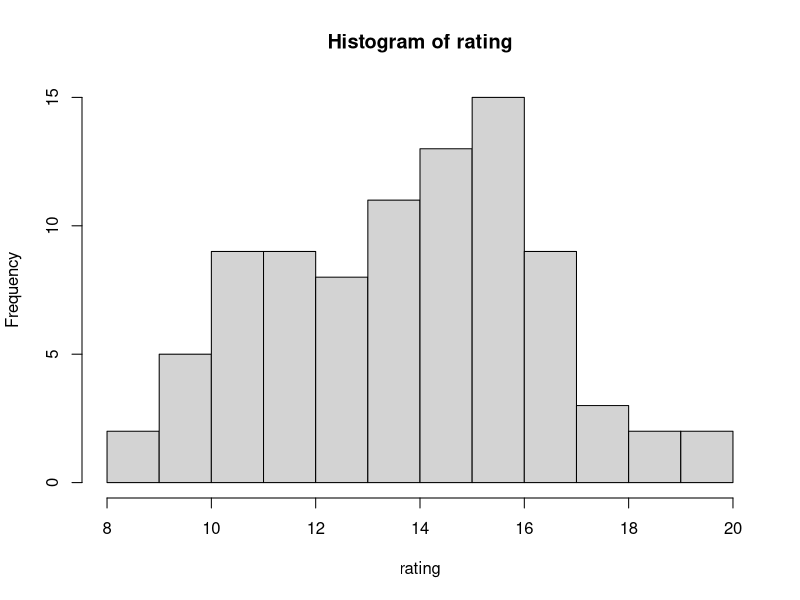
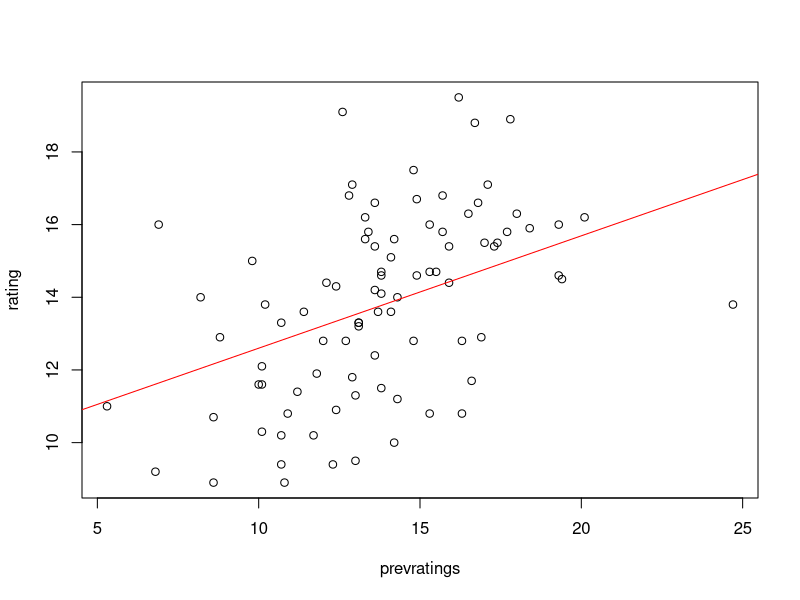
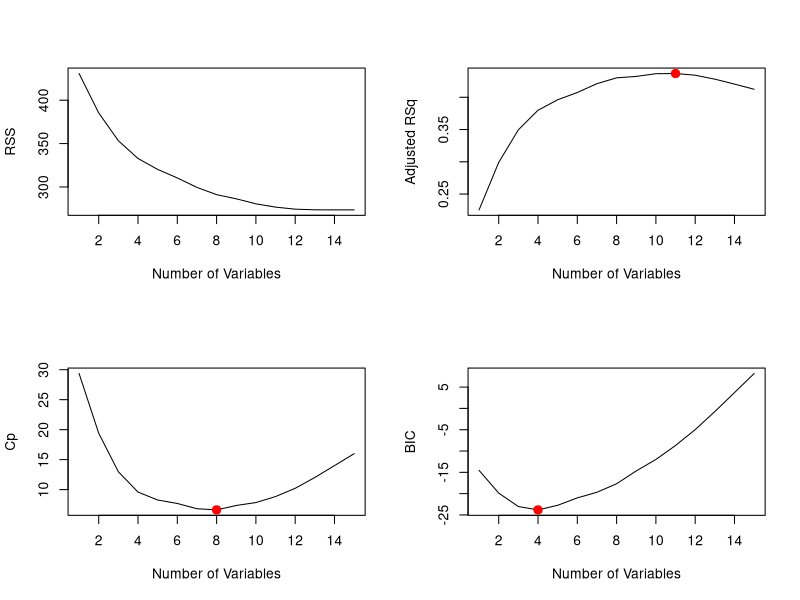

Source code (R) for these figures, in order: (Note: this script raises an error after producing the figures.)
## ---- chunk 1
knitr::opts_chunk$set(echo = TRUE)

## ---- chunk 2
rm(list =ls())
set.seed(1)
CBC = read.csv(file = "02 - Dati per caso Colonial Broadcasting.csv", header=T)
attach(CBC)
## ---- chunk 3
dim(CBC)
## ---- chunk 4
names(CBC)
## ---- chunk 5
head(CBC)
## ---- chunk 6
sum(is.na(rating))
## ---- chunk 7
hist(rating)
mean(rating)
## ---- chunk 8
train=sample(88,88*0.7)
## ---- chunk 9
lm.fit=lm(rating~prevratings,data=CBC,subset=train)
## ---- chunk 10
summary(lm.fit)
## ---- chunk 11
plot(prevratings, rating)
abline(lm.fit, col="red")
## ---- chunk 12
mean((rating-predict(lm.fit,CBC))[-train]^2)
## ---- chunk 13
lm.fit2=lm(rating~poly(prevratings,2),data=CBC,subset=train)
mean((rating-predict(lm.fit2,CBC))[-train]^2) #l'errore diminuisce
summary(lm.fit2)$r.squared
lm.fit3=lm(rating~poly(prevratings,3),data=CBC,subset=train)
mean((rating-predict(lm.fit3,CBC))[-train]^2)
summary(lm.fit3)$r.squared
lm.fit4=lm(rating~poly(prevratings,4),data=CBC,subset=train)
mean((rating-predict(lm.fit3,CBC))[-train]^2)
summary(lm.fit4)$r.squared
lm.fit5=lm(rating~poly(prevratings,5),data=CBC,subset=train)
mean((rating-predict(lm.fit3,CBC))[-train]^2)
summary(lm.fit5)$r.squared
lm.fit6=lm(rating~poly(prevratings,6),data=CBC,subset=train)
mean((rating-predict(lm.fit3,CBC))[-train]^2)
summary(lm.fit6)$r.squared
lm.fit16=lm(rating~poly(prevratings,16),data=CBC,subset=train)
mean((rating-predict(lm.fit16,CBC))[-train]^2)
summary(lm.fit16)
## ---- chunk 14
potenze = c(1,2,3,4,5,6,10,16)
ma<-matrix(nrow=3,ncol=length(potenze)+1)
ma[1,1]="potenze"
ma[2,1]="MSE"
ma[3,1]="R^2"
ma[1,2:(length(potenze)+1)]=potenze
for (i in 2:(length(potenze)+1)){
  pwr = potenze[i-1]
  lm.fit_n= lm(rating~poly(prevratings,pwr),data=CBC,subset=train)
  ma[2,i] = mean((rating-predict(lm.fit_n,CBC))[-train]^2)
  ma[3,i] = summary(lm.fit_n)$r.squared
}
ma
## ---- chunk 15
sample.size = length(prevratings) #decido la dimensione del campione
cv.errors = numeric(sample.size) #prealloco un vettore di zeri
for (k in 1:sample.size){
  fitCV=lm(rating~prevratings,data=CBC[-k,]) #tolgo un'osservazione
  cv.errors[k]= ((rating-predict(fitCV,CBC))[k])^2 
  #vado a prevedere solo per quell'osservazione
}
mean(cv.errors) #calcolo la media
## ---- chunk 16
library(boot)
glm.fit=glm(rating~prevratings,data=CBC)
cv.err=cv.glm(CBC,glm.fit) #passa la struttura dati e il modello
names(cv.err)
cv.err$K
cv.err$delta
## ---- chunk 17
#proviamo con polinomi con grado massimo diverso
cv.error=rep(0,8) #numeric(8)
j=1
for (i in potenze){ #LOOCV su 8 modelli
  glm.fit=glm(rating~poly(prevratings,i),data=CBC)
  cv.error[j]=cv.glm(CBC,glm.fit)$delta[1]
  j=j+1
}
cv.error
## ---- chunk 18
set.seed(20)
#divido in 10 gruppi che ovviamente non saranno della stessa cardinalità
cv.error.10=rep(0,8)
j=1
for (i in potenze){
  glm.fit=glm(rating~poly(prevratings,i),data=CBC)
  cv.error.10[j]=cv.glm(CBC,glm.fit,K=10)$delta[1]
  j=j+1
}
cv.error.10
## ---- chunk 19
detach(CBC)
## ---- chunk 20
library(leaps)
CBC$network=as.factor(CBC$network)
CBC$day=as.factor(CBC$day)
CBC$month=as.factor(CBC$month)
CBCr=CBC[, 1:7]
regfit.full=regsubsets(rating~.,CBCr,nvmax=15)
summary(regfit.full)
reg.summary=summary(regfit.full)
## ---- chunk 21
reg.summary$rsq
## ---- chunk 22
par(mfrow=c(2,2))
plot(reg.summary$rss,xlab="Number of Variables",ylab="RSS",type="l")
plot(reg.summary$adjr2,xlab="Number of Variables",ylab="Adjusted RSq",type="l")
t=which.max(reg.summary$adjr2)
points(t,reg.summary$adjr2[t], col="red",cex=2,pch=20)
plot(reg.summary$cp,xlab="Number of Variables",ylab="Cp",type='l')
q=which.min(reg.summary$cp)
points(q,reg.summary$cp[q],col="red",cex=2,pch=20)
u=which.min(reg.summary$bic)
plot(reg.summary$bic,xlab="Number of Variables",ylab="BIC",type='l')
points(u,reg.summary$bic[u],col="red",cex=2,pch=20)
## ---- chunk 23
# Choosing Among Models using the cross-validation approach
set.seed(1)
#selezioniamo a caso tra le osservazioni a nostra disposizione
train=sample(c(TRUE,FALSE), nrow(CBCr),rep=TRUE)
test=(!train) #complemento
regfit.best=regsubsets(rating~.,data=CBCr[train,],nvmax=15)
test.mat=model.matrix(rating~.,data=CBCr[test,])
#estrae dal dateset è la matrice X, potrebbe servire per i calcoli
val.errors=rep(NA,15)
for(i in 1:15){
  coefi=coef(regfit.best,id=i)
  pred=test.mat[,names(coefi)]%*%coefi 
  #prodotto righe per colonne
  val.errors[i]=mean((CBCr$rating[test]-pred)^2)
}
val.errors
## ---- chunk 24
min=which.min(val.errors)
min
coef(regfit.best,min)
#attributes(CBCr)
## ---- chunk 25
regfit.fwd=regsubsets(rating~.,data=CBCr,nvmax=15,method="forward")
summary(regfit.fwd)
regfit.bwd=regsubsets(rating~.,data=CBCr,nvmax=15,method="backward")
summary(regfit.bwd)
## ---- chunk 26
coef(regfit.full,6)
coef(regfit.fwd,6)
coef(regfit.bwd,6)
## ---- chunk 27
lm1=lm(rating~prevratings+fact,data=CBC,subset=train)
summary(lm1)
lm2=lm(rating~prevratings*fact,data=CBC,subset=train)
summary(lm2)
## ---- chunk 28
#rating~network*fact*stars*month*day*prevratings
regfit.fwd=regsubsets(rating~network*fact*stars*month*day*prevratings,data=CBCr,nvmax=15,method="forward")
summary(regfit.fwd)
#regfit.bwd=regsubsets(rating~.,data=CBCr,nvmax=15,method="backward")
#summary(regfit.bwd)
## ---- chunk 29
k=10
 predict.regsubsets=function(object,newdata,id,...){
  form=as.formula(object$call[[2]])
  mat=model.matrix(form,newdata)
  coefi=coef(object,id=id)
  xvars=names(coefi)
  mat[,xvars]%*%coefi
}
set.seed(1)
folds=sample(1:k,nrow(CBCr),replace=TRUE)
cv.errors=matrix(NA,k,15, dimnames=list(NULL, paste(1:15)))
for(j in 1:k){
  best.fit=regsubsets(rating~.,data=CBCr[folds!=j,],nvmax=15)
  for(i in 1:15){
    pred=predict(best.fit,CBCr[folds==j,],id=i)
    cv.errors[j,i]=mean( (CBC$rating[folds==j]-pred)^2)
  }
}
mean.cv.errors=apply(cv.errors,2,mean)
mean.cv.errors
min=which.min(mean.cv.errors)
min
par(mfrow=c(1,1))
plot(mean.cv.errors,type='b')
reg.best=regsubsets(rating~.,data=CBCr, nvmax=15)
## ---- chunk 30
coef(reg.best,min)
## ---- chunk 31
k=10
num_var_max=38
predict.regsubsets=function(object,newdata,id,...){
  form=as.formula(object$call[[2]])
  mat=model.matrix(form,newdata)
  coefi=coef(object,id=id)
  xvars=names(coefi)
  mat[,xvars]%*%coefi
}
set.seed(1)
folds=sample(1:k,nrow(CBCr),replace=TRUE)
cv.errors=matrix(NA,k,num_var_max, dimnames=list(NULL, paste(1:num_var_max)))
for(j in 1:k){
  best.fit=regsubsets(rating~network+fact+stars*month*day*prevratings,data=CBCr[folds!=j,],nvmax=num_var_max,method="forward")
  for(i in 1:num_var_max){
    pred=predict(best.fit,CBCr[folds==j,],id=i)
    cv.errors[j,i]=mean( (CBCr$rating[folds==j]-pred)^2)
  }
}
cv.errors
mean.cv.errors=apply(cv.errors,2,mean)
mean.cv.errors
min=which.min(mean.cv.errors)
par(mfrow=c(1,1))
plot(mean.cv.errors,type='b')
reg.best=regsubsets(rating~network+fact+stars*month*day*prevratings,data=CBCr, nvmax=num_var_max, method="forward")
## ---- chunk 32
summary(reg.best)
coef(reg.best,min)
#coef(reg.best,30)
## ---- chunk 33
library(glmnet)
CBC = read.csv(file = "02 - Dati per caso Colonial Broadcasting.csv", header=T)
x=model.matrix(rating~.,CBCr)[,-1] #tolgo l'intercetta
#perchè Beta_0 non va penalizzato
y=CBC$rating
grid=10^seq(10,-2,length=100)
## ---- chunk 34
ridge.mod=glmnet(x,y,alpha=0,lambda=grid)
dim(coef(ridge.mod))
## ---- chunk 35
set.seed(1)
train=sample(1:nrow(x), nrow(x)/2)
test=(-train)
y.test=y[test]
cv.out=cv.glmnet(x[train,],y[train],alpha=0)
plot(cv.out)
#MSE in funzione di lamda per trovare quello migliore
#c'è una certa variabilità nella stima
bestlam=cv.out$lambda.min
bestlam
ridge.pred=predict(ridge.mod,s=bestlam,newx=x[test,])
mean((ridge.pred-y.test)^2)

#dopo che ho capito che questo è il modello migliore, vado a
#prevederlo con tutti i dati
out=glmnet(x,y,alpha=0)
predict(out,type="coefficients",s=bestlam)[1:16,]
## ---- chunk 36
lasso.mod=glmnet(x[train,],y[train],alpha=1,lambda=grid)
set.seed(1)
cv.out=cv.glmnet(x[train,],y[train],alpha=1)
plot(cv.out)
bestlam=cv.out$lambda.min
bestlam
lasso.pred=predict(lasso.mod,s=bestlam,newx=x[test,])
mean((lasso.pred-y.test)^2)
out=glmnet(x,y,alpha=1,lambda=grid)
lasso.coef=predict(out,type="coefficients",s=bestlam)[1:16,]
lasso.coef
## ---- chunk 37
plot(lasso.mod)
plot(ridge.mod)
